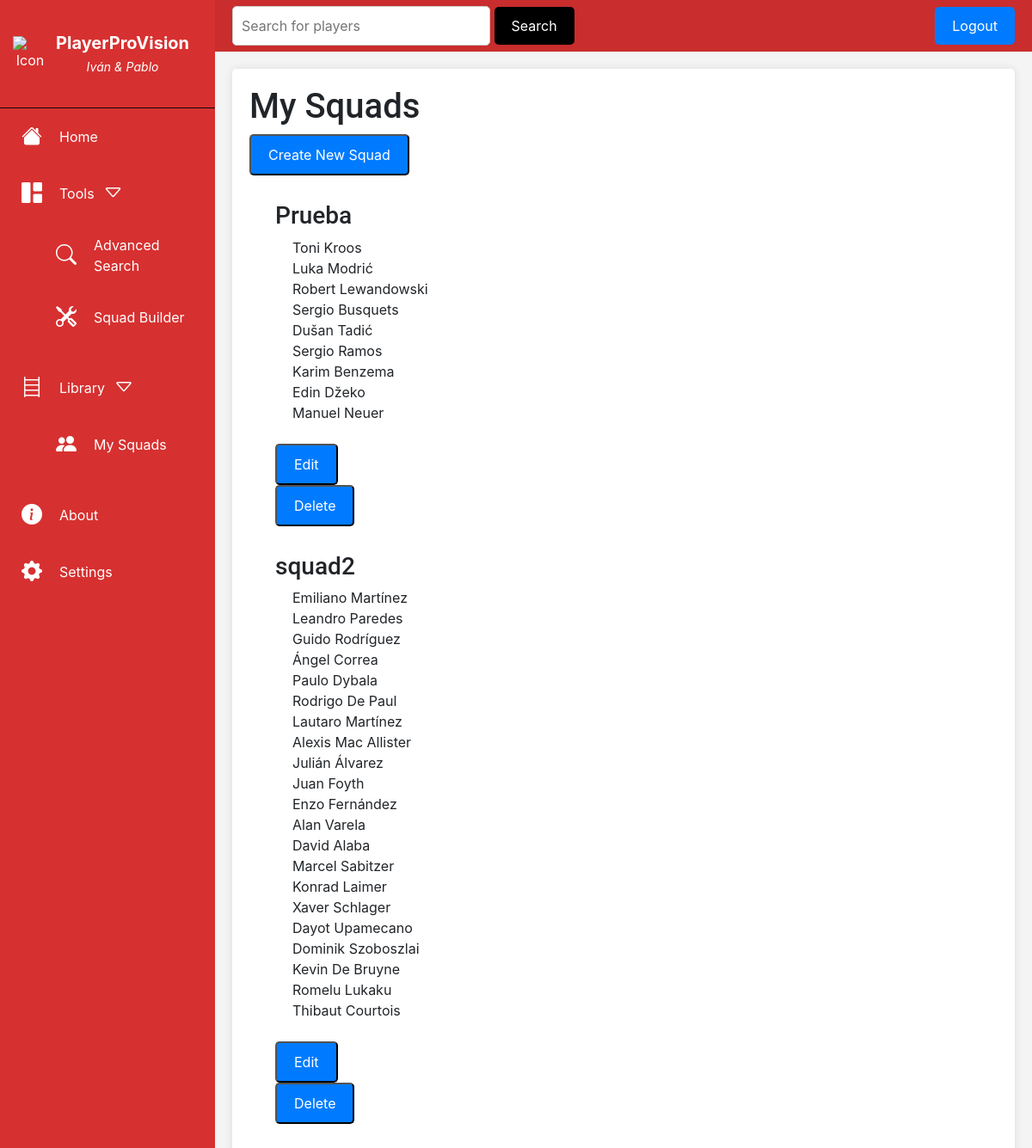
The page /my_squads/ (signed in) on the database its author committed.
### smartscore/models.py (models this page shows, shortened)
class Squad(models.Model):
    name = models.CharField(max_length=100)
    players = models.ManyToManyField(Player)

class Player(models.Model):
    custom_id = models.IntegerField(primary_key=True)  # Define a custom primary key field
    Name = models.CharField(max_length=100)
    Nationality = models.CharField(max_length=5)
    International_match = models.IntegerField()
    Club = models.CharField(max_length=100)
    League = models.CharField(max_length=100)
    Pos = models.ManyToManyField('Position')
    Pref_foot = models.CharField(max_length=50)
    Age = models.IntegerField()
    Height = models.IntegerField()
    Weight = models.IntegerField()
    Salary = models.IntegerField()
    End_contract = models.DateField()
    CAbil = models.IntegerField()  #current ability
    Pot_abil = models.IntegerField()	 #potential ability
    Strater_match = models.IntegerField()
    Res_match = models.IntegerField()
    Min = models.IntegerField()
    Goal = models.IntegerField()
    Asis = models.IntegerField()
    xG = models.FloatField() #expected goals
    Gol_90 = models.FloatField() #goals per 90 minutes
    Asis_90 = models.FloatField() #assists per 90 minutes
    Goal_allowed = models.IntegerField()	 #goals allowed
    Clean_sheet	= models.IntegerField() #clean sheets
    Sv_rat = models.IntegerField() #save rate over 100
    xSv_rat = models.IntegerField() #expected save rate over 100
    Pen_saved_rat	= models.IntegerField() #penalty saved rate over 100
    Faga = models.IntegerField() #fouls against
    Fcomm = models.IntegerField() #fouls made
    Yel = models.IntegerField() #yellow cards
    Red = models.IntegerField()     #red cards
    Dist_90	= models.FloatField() #distance covered per 90 minutes
    Key_tck_90 = models.FloatField() #key tackles per 90 minutes
    Key_hdr_90 = models.FloatField() #key headers per 90 minutes
    Blocks_90 = models.FloatField() #blocks per 90 minutes
    Clr_90 = models.FloatField() #clearances per 90 minutes
    Int_90 = models.FloatField() #interceptions per 90 minutes
    Hdr_rat = models.IntegerField() #headers won rate over 100
    Tackles_rat = models.IntegerField() #tackles won rate over 100
    Gl_mistake = models.IntegerField() #mistakes leading to goal
    Pass_rat = models.IntegerField() #pases completed rate over 100
    Pr_pass_90 = models.FloatField() #progressive passes rate over 100
    Key_pass_90 = models.FloatField() #key passes per 90 minutes
    Cr_c_90 = models.FloatField() #crosses created per 90 minutes
    Cr_c_acc = models.IntegerField() #crosses accuracy over 100
    Ch_c_90 = models.FloatField() #chances created per 90 minutes
    Drb_90 = models.FloatField() #dribbles per 90 minutes
    Poss_lost_90 = models.FloatField() #possession lost per 90 minutes
    Shot_rat = models.IntegerField() #shot rate over 100
    Conv_rat = models.IntegerField() #conversion rate over 100
    Dorsal = models.IntegerField()
    Country_league = models.CharField(max_length=100) #country league

### smartscore/views.py (the view)
# urls.py: path('my_squads/', views.my_squads, name='my_squads'),
@login_required(login_url='login')
def my_squads(request):
    user = request.user
    my_squads = user.userprofile.squads.all()
    return render(request, 'my_squads.html', {'my_squads': my_squads})

### smartscore/templates/my_squads.html (shortened to what this page needs)
{% extends "base.html" %}
{% load static %}
{% block content %}
    <div class="squads-container">
        <h1>My Squads</h1>
        <form action="{% url 'create_squad' %}" method="get">
            <button class="squad-create-button" type="submit">Create New Squad</button>
        </form>
        <ul class="squad-list">
            {% for squad in my_squads %}
                <div class="squad-list">
                    <h3>{{ squad.name }}</h3>
                    <ul class="player-list">
                        {% for player in squad.players.all %}
                            <li>{{ player.Name }}</li>
                        {% endfor %}
                    </ul>
                    <br>
                    <div class="squad-actions">
                        <form action="{% url 'edit_squad' squad.id %}" method="get">
                            <button class ="squad-create-button" type="submit">Edit</button>
                        </form>
                        <form action="{% url 'delete_squad' squad.id %}" method="post" onsubmit="return confirm('Are you sure you want to delete this squad?');">
                            <button class ="squad-create-button" type="submit">Delete</button>
                        </form>
                    </div>
                </div>
            {% endfor %}
        </ul>
    </div>
{% endblock %}

### smartscore/templates/base.html (shortened to what this page needs)
<!DOCTYPE html>
<html lang="en">
<head>
    {% load static %}
    <link rel="stylesheet" href="{% static 'smartscore/style.css' %}">
    <link href="https://stackpath.bootstrapcdn.com/bootstrap/4.5.2/css/bootstrap.min.css" rel="stylesheet">
    <link href="https://cdn.jsdelivr.net/npm/bootstrap-icons@1.8.1/font/bootstrap-icons.css" rel="stylesheet">
</head>
<body>
    <div class="sidebar">
        <div class="sidebar-start">
            <div class="sidebar-head">
                <a href="/" class="logo-wrapper" title="Home">
                    <img src="{% static 'smartscore/images/icono.png' %}" alt="Icon">
                    <div class="logo-text">
                        <span class="logo-title">PlayerProVision</span>
                        <br>
                        <span class="logo-subtitle">Iván & Pablo</span>
                    </div>
                </a>
            </div>
            <div class="sidebar-body">
                <div class="sidebar-body-menu">
                    <a class="active" href="{% url 'home' %}">
                        <i class="bi bi-house-fill"></i>Home
                    </a>
                    <a class="show-cat-btn" href="##">
                        <i class="bi bi-grid-1x2-fill"></i>Tools
                        <i id="openListIcon" class="bi bi-caret-down"></i>
                    </a>
                    <ul class="cat-sub-menu">
                        <a href="{% url 'advanced_search' %}"><i class="bi bi-search"></i>Advanced Search</a>
                        <a href="{% url 'squad_builder' %}"><i class="bi bi-tools" aria-hidden="true"></i>Squad Builder</a>
                    </ul>
                    <a class="show-cat-btn" href="##">
                        <i class="bi bi-bookshelf"></i>Library
                        <i id="openListIcon" class="bi bi-caret-down"></i>
                    </a>
                    <ul class="cat-sub-menu">
                        <a href="{% url 'my_squads' %}"><i class="bi bi-people-fill"></i>My Squads</a>
                    </ul>
                    <a href="{% url 'about' %}"><i class="bi bi-info-circle-fill"></i></span>About</a>
                    <a href="##"><i class="bi bi-gear-fill"></i></span>Settings</a>
                </div>
            </div>
        </div>
    </div>
    <div class="top-bar">
        <div class="search-wrapper">
            <form action="{% url 'search_player' %}" method="POST">
                <input type="text" name="q" value="{{q}}" placeholder="Search for players">
                <input type="submit" value="Search" class="primary-search-btn">
            </form>
        </div>
        <div class="log-in-wrapper">
            {% if user.is_authenticated %}
                <a class = "primary-default-btn" href="{% url 'logout' %}">Logout</a>
            {% else %}
                <a class = "primary-default-btn" href="{% url 'login' %}">Login</a>
                <a class = "primary-default-btn" href="{% url 'signup' %}">Signup</a>
            {% endif %}
        </div>
    </div>
    <div class="content">
        <div class="white-window">
            {% block content %}{% endblock %}
        </div>
    </div>
</body>
</html>

### smartscore/static/smartscore/style.css (style rules this page uses)
body { font-family: 'Roboto', sans-serif; font-size: 16px; line-height: 1.6; }
h1, h2, h3, h4, h5, h6 { font-family: 'Roboto', sans-serif; font-weight: bold; }
.sidebar { position: fixed; top: 0; left: 0; height: 100%; width: 250px; background-color: #d73030; color: #fff; padding-top: 60px; transition: width 0.3s ease; z-index: 1000; }
.sidebar-head { position: fixed; top: 0; padding-top: 20px; text-align: center; width: 250px; }
.sidebar-body { margin-top: 65px; border-top: 1px solid #080808; border-top-style: groove; }
.sidebar-body-menu i { font-size: 24px; margin-right: 20px; padding-left: 10px; }
.sidebar a { display: flex; padding: 15px; color: #fff; text-decoration: none; transition: background-color 0.3s ease; flex:1; align-items: center; }
.content { background-color: #f4f4f4; margin-left: 250px; margin-top: 60px; padding: 20px; transition: margin-left 0.3s ease; align-items: center; }
.white-window { background-color: #fff; padding: 20px; border-radius: 5px; box-shadow: 0 0 10px rgba(0, 0, 0, 0.1); }
.top-bar { position: fixed; top: 0; left: 250px; width: calc(100% - 250px); height: 60px; background-color: #c92d2d; color: #fff; display: flex; align-items: center; justify-content: space-between; padding: 0 20px; box-sizing: border-box; z-index: 1000; }
.primary-default-btn, .player-button, .squad-create-button { display: inline-block; padding: 10px 20px; background-color: #007bff; color: #fff; text-decoration: none; border-radius: 5px; transition: background-color 0.3s ease; }
.primary-search-btn { padding: 10px 20px; background-color: #000000; color: #fff; border: none; border-radius: 5px; cursor: pointer; transition: background-color 0.3s ease; }
.search-wrapper input[type="text"] { padding: 10px; border: 1px solid #ccc; border-radius: 5px; width: 300px; }
.logo-wrapper { display: flex; align-items: center; text-decoration: none; color: #fff; }
.logo-wrapper img { width: 40px; height: auto; margin-right: 10px; }
.logo-title { font-size: 20px; font-weight: bold; }
.logo-subtitle { font-size: 14px; font-style: italic; }
.log-in-wrapper { display: flex; align-items: center; gap: 10px; }
.search-wrapper { flex: 1; margin-right: 20px; }
.primary-default-btn, .primary-search-btn { padding: 10px 20px; border: none; border-radius: 5px; cursor: pointer; transition: background-color 0.3s ease; }
.primary-default-btn { background-color: #007bff; color: #fff; }
.squad-list { display: block; flex: 0 0 calc(33.33% - 20px); padding: 15px; border-radius: 5px; }
.player-list { list-style-type: none; padding-left: 20px; }
.squad-actions form { display: flex; align-items: center; }

### rows shown on the page
Squad: name "Prueba"
Player: Name "Toni Kroos"
Player: Name "Luka Modrić"
Player: Name "Robert Lewandowski"
Player: Name "Sergio Busquets"
Player: Name "Dušan Tadić"
Player: Name "Sergio Ramos"
Player: Name "Karim Benzema"
Player: Name "Edin Džeko"
Player: Name "Manuel Neuer"
Squad: name "squad2"
Player: Name "Emiliano Martínez"
Player: Name "Leandro Paredes"
Player: Name "Guido Rodríguez"
Player: Name "Ángel Correa"
Player: Name "Paulo Dybala"
Player: Name "Rodrigo De Paul"
Player: Name "Lautaro Martínez"
Player: Name "Alexis Mac Allister"
Player: Name "Julián Álvarez"
Player: Name "Juan Foyth"
Player: Name "Enzo Fernández"
Player: Name "Alan Varela"
Player: Name "David Alaba"
Player: Name "Marcel Sabitzer"
Player: Name "Konrad Laimer"
Player: Name "Xaver Schlager"
Player: Name "Dayot Upamecano"
Player: Name "Dominik Szoboszlai"
Player: Name "Kevin De Bruyne"
Player: Name "Romelu Lukaku"
Player: Name "Thibaut Courtois"
